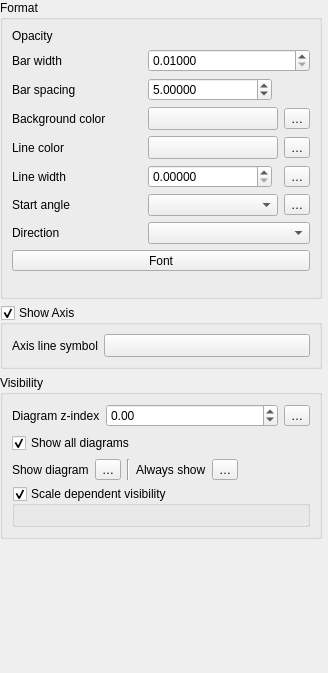
                <widget class="QWidget" name="scrollAreaWidgetContents_5">
                 <property name="geometry">
                  <rect>
                   <x>0</x>
                   <y>0</y>
                   <width>328</width>
                   <height>673</height>
                  </rect>
                 </property>
                 <layout class="QVBoxLayout" name="verticalLayout" stretch="0,0,0,0">
                  <property name="leftMargin">
                   <number>0</number>
                  </property>
                  <property name="topMargin">
                   <number>0</number>
                  </property>
                  <property name="rightMargin">
                   <number>6</number>
                  </property>
                  <property name="bottomMargin">
                   <number>0</number>
                  </property>
                  <item>
                   <widget class="QgsCollapsibleGroupBox" name="mFormatGrpBox">
                    <property name="title">
                     <string>Format</string>
                    </property>
                    <property name="syncGroup">
                     <string notr="true">labelrenderinggroup</string>
                    </property>
                    <layout class="QGridLayout" name="gridLayout_7" rowstretch="0,0,0,0,0,0,0,0,0,0,0">
                     <item row="2" column="0">
                      <widget class="QLabel" name="mBarSpacingLabel">
                       <property name="text">
                        <string>Bar spacing</string>
                       </property>
                      </widget>
                     </item>
                     <item row="3" column="0">
                      <widget class="QLabel" name="mBackgroundColorLabel">
                       <property name="text">
                        <string>Background color</string>
                       </property>
                      </widget>
                     </item>
                     <item row="3" column="1" colspan="2">
                      <widget class="QgsColorButton" name="mBackgroundColorButton">
                       <property name="sizePolicy">
                        <sizepolicy hsizetype="Expanding" vsizetype="Fixed">
                         <horstretch>0</horstretch>
                         <verstretch>0</verstretch>
                        </sizepolicy>
                       </property>
                       <property name="minimumSize">
                        <size>
                         <width>0</width>
                         <height>0</height>
                        </size>
                       </property>
                       <property name="maximumSize">
                        <size>
                         <width>16777215</width>
                         <height>16777215</height>
                        </size>
                       </property>
                       <property name="text">
                        <string/>
                       </property>
                      </widget>
                     </item>
                     <item row="6" column="3">
                      <widget class="QgsPropertyOverrideButton" name="mStartAngleDDBtn">
                       <property name="text">
                        <string>…</string>
                       </property>
                      </widget>
                     </item>
                     <item row="4" column="0">
                      <widget class="QLabel" name="mPenColorLabel">
                       <property name="text">
                        <string>Line color</string>
                       </property>
                      </widget>
                     </item>
                     <item row="0" column="1" colspan="3">
                      <widget class="QgsOpacityWidget" name="mOpacityWidget">
                       <property name="sizePolicy">
                        <sizepolicy hsizetype="Preferred" vsizetype="Fixed">
                         <horstretch>0</horstretch>
                         <verstretch>0</verstretch>
                        </sizepolicy>
                       </property>
                       <property name="focusPolicy">
                        <enum>Qt::StrongFocus</enum>
                       </property>
                      </widget>
                     </item>
                     <item row="6" column="0">
                      <widget class="QLabel" name="mAngleOffsetLabel">
                       <property name="text">
                        <string>Start angle</string>
                       </property>
                      </widget>
                     </item>
                     <item row="6" column="1" colspan="2">
                      <widget class="QComboBox" name="mAngleOffsetComboBox">
                       <property name="sizePolicy">
                        <sizepolicy hsizetype="Expanding" vsizetype="Fixed">
                         <horstretch>0</horstretch>
                         <verstretch>0</verstretch>
                        </sizepolicy>
                       </property>
                      </widget>
                     </item>
                     <item row="4" column="1" colspan="2">
                      <widget class="QgsColorButton" name="mDiagramPenColorButton">
                       <property name="sizePolicy">
                        <sizepolicy hsizetype="Expanding" vsizetype="Fixed">
                         <horstretch>0</horstretch>
                         <verstretch>0</verstretch>
                        </sizepolicy>
                       </property>
                       <property name="minimumSize">
                        <size>
                         <width>120</width>
                         <height>0</height>
                        </size>
                       </property>
                       <property name="maximumSize">
                        <size>
                         <width>16777215</width>
                         <height>16777215</height>
                        </size>
                       </property>
                       <property name="text">
                        <string/>
                       </property>
                      </widget>
                     </item>
                     <item row="7" column="1" colspan="3">
                      <widget class="QComboBox" name="mAngleDirectionComboBox">
                       <property name="sizePolicy">
                        <sizepolicy hsizetype="Expanding" vsizetype="Fixed">
                         <horstretch>0</horstretch>
                         <verstretch>0</verstretch>
                        </sizepolicy>
                       </property>
                      </widget>
                     </item>
                     <item row="1" column="1" colspan="3">
                      <widget class="QgsDoubleSpinBox" name="mBarWidthSpinBox">
                       <property name="decimals">
                        <number>5</number>
                       </property>
                       <property name="minimum">
                        <double>0.010000000000000</double>
                       </property>
                       <property name="maximum">
                        <double>99999.990000000005239</double>
                       </property>
                       <property name="singleStep">
                        <double>0.200000000000000</double>
                       </property>
                       <property name="value">
                        <double>0.010000000000000</double>
                       </property>
                      </widget>
                     </item>
                     <item row="9" column="0" colspan="4">
                      <widget class="QgsFontButton" name="mDiagramFontButton">
                       <property name="sizePolicy">
                        <sizepolicy hsizetype="Expanding" vsizetype="Fixed">
                         <horstretch>0</horstretch>
                         <verstretch>0</verstretch>
                        </sizepolicy>
                       </property>
                       <property name="text">
                        <string>Font</string>
                       </property>
                      </widget>
                     </item>
                     <item row="4" column="3">
                      <widget class="QgsPropertyOverrideButton" name="mLineColorDDBtn">
                       <property name="text">
                        <string>…</string>
                       </property>
                      </widget>
                     </item>
                     <item row="5" column="3">
                      <widget class="QgsPropertyOverrideButton" name="mLineWidthDDBtn">
                       <property name="text">
                        <string>…</string>
                       </property>
                      </widget>
                     </item>
                     <item row="5" column="2">
                      <widget class="QgsUnitSelectionWidget" name="mDiagramLineUnitComboBox" native="true">
                       <property name="focusPolicy">
                        <enum>Qt::StrongFocus</enum>
                       </property>
                      </widget>
                     </item>
                     <item row="2" column="1">
                      <widget class="QgsDoubleSpinBox" name="mBarSpacingSpinBox">
                       <property name="decimals">
                        <number>5</number>
                       </property>
                       <property name="minimum">
                        <double>0.000000000000000</double>
                       </property>
                       <property name="maximum">
                        <double>99999.990000000005239</double>
                       </property>
                       <property name="singleStep">
                        <double>0.200000000000000</double>
                       </property>
                       <property name="value">
                        <double>5.000000000000000</double>
                       </property>
                      </widget>
                     </item>
                     <item row="7" column="0">
                      <widget class="QLabel" name="mAngleDirectionLabel">
                       <property name="text">
                        <string>Direction</string>
                       </property>
                      </widget>
                     </item>
                     <item row="1" column="0">
                      <widget class="QLabel" name="mBarWidthLabel">
                       <property name="text">
                        <string>Bar width</string>
                       </property>
                      </widget>
                     </item>
                     <item row="5" column="0">
                      <widget class="QLabel" name="mPenWidthLabel">
                       <property name="text">
                        <string>Line width</string>
                       </property>
                      </widget>
                     </item>
                     <item row="0" column="0">
                      <widget class="QLabel" name="mOpacityLabel">
                       <property name="minimumSize">
                        <size>
                         <width>130</width>
                         <height>0</height>
                        </size>
                       </property>
                       <property name="text">
                        <string>Opacity</string>
                       </property>
                      </widget>
                     </item>
                     <item row="2" column="2" colspan="2">
                      <widget class="QgsUnitSelectionWidget" name="mBarSpacingUnitComboBox" native="true">
                       <property name="focusPolicy">
                        <enum>Qt::StrongFocus</enum>
                       </property>
                      </widget>
                     </item>
                     <item row="5" column="1">
                      <widget class="QgsDoubleSpinBox" name="mPenWidthSpinBox">
                       <property name="sizePolicy">
                        <sizepolicy hsizetype="Expanding" vsizetype="Fixed">
                         <horstretch>0</horstretch>
                         <verstretch>0</verstretch>
                        </sizepolicy>
                       </property>
                       <property name="decimals">
                        <number>5</number>
                       </property>
                       <property name="maximum">
                        <double>99999.990000000005239</double>
                       </property>
                       <property name="singleStep">
                        <double>0.200000000000000</double>
                       </property>
                      </widget>
                     </item>
                     <item row="3" column="3">
                      <widget class="QgsPropertyOverrideButton" name="mBackgroundColorDDBtn">
                       <property name="text">
                        <string>…</string>
                       </property>
                      </widget>
                     </item>
                     <item row="10" column="0" colspan="4">
                      <widget class="QgsEffectStackCompactWidget" name="mPaintEffectWidget" native="true">
                       <property name="minimumSize">
                        <size>
                         <width>0</width>
                         <height>10</height>
                        </size>
                       </property>
                      </widget>
                     </item>
                    </layout>
                   </widget>
                  </item>
                  <item>
                   <widget class="QgsCollapsibleGroupBox" name="mShowAxisGroupBox">
                    <property name="title">
                     <string>Show Axis</string>
                    </property>
                    <property name="checkable">
                     <bool>true</bool>
                    </property>
                    <layout class="QGridLayout" name="gridLayout_5">
                     <item row="0" column="2">
                      <widget class="QgsSymbolButton" name="mAxisLineStyleButton">
                       <property name="sizePolicy">
                        <sizepolicy hsizetype="Expanding" vsizetype="Fixed">
                         <horstretch>0</horstretch>
                         <verstretch>0</verstretch>
                        </sizepolicy>
                       </property>
                       <property name="text">
                        <string/>
                       </property>
                      </widget>
                     </item>
                     <item row="0" column="0">
                      <widget class="QLabel" name="label_2">
                       <property name="text">
                        <string>Axis line symbol</string>
                       </property>
                      </widget>
                     </item>
                    </layout>
                   </widget>
                  </item>
                  <item>
                   <widget class="QgsCollapsibleGroupBox" name="mVisiblityGrpBox">
                    <property name="title">
                     <string>Visibility</string>
                    </property>
                    <property name="syncGroup">
                     <string notr="true">labelrenderinggroup</string>
                    </property>
                    <layout class="QGridLayout" name="gridLayout_3">
                     <item row="0" column="2">
                      <widget class="QgsPropertyOverrideButton" name="mZOrderDDBtn">
                       <property name="text">
                        <string>…</string>
                       </property>
                      </widget>
                     </item>
                     <item row="0" column="1">
                      <widget class="QgsDoubleSpinBox" name="mZIndexSpinBox">
                       <property name="sizePolicy">
                        <sizepolicy hsizetype="Expanding" vsizetype="Fixed">
                         <horstretch>0</horstretch>
                         <verstretch>0</verstretch>
                        </sizepolicy>
                       </property>
                       <property name="toolTip">
                        <string>Controls how diagrams are drawn on top of each other. Diagrams with a higher z-index are drawn above diagrams and labels with a lower z-index.</string>
                       </property>
                       <property name="minimum">
                        <double>-9999999.000000000000000</double>
                       </property>
                       <property name="maximum">
                        <double>9999999.000000000000000</double>
                       </property>
                      </widget>
                     </item>
                     <item row="0" column="0">
                      <widget class="QLabel" name="label_16">
                       <property name="text">
                        <string>Diagram z-index</string>
                       </property>
                      </widget>
                     </item>
                     <item row="2" column="0" colspan="3">
                      <layout class="QHBoxLayout" name="horizontalLayout_9">
                       <item>
                        <widget class="QLabel" name="mShowDiagramLabel">
                         <property name="enabled">
                          <bool>true</bool>
                         </property>
                         <property name="sizePolicy">
                          <sizepolicy hsizetype="Maximum" vsizetype="Preferred">
                           <horstretch>0</horstretch>
                           <verstretch>0</verstretch>
                          </sizepolicy>
                         </property>
                         <property name="toolTip">
                          <string>Controls whether specific diagrams should be shown</string>
                         </property>
                         <property name="text">
                          <string>Show diagram</string>
                         </property>
                        </widget>
                       </item>
                       <item>
                        <widget class="QgsPropertyOverrideButton" name="mShowDiagramDDBtn">
                         <property name="text">
                          <string>…</string>
                         </property>
                        </widget>
                       </item>
                       <item>
                        <widget class="Line" name="line_4">
                         <property name="orientation">
                          <enum>Qt::Vertical</enum>
                         </property>
                        </widget>
                       </item>
                       <item>
                        <widget class="QLabel" name="mAlwaysShowLabel">
                         <property name="sizePolicy">
                          <sizepolicy hsizetype="Maximum" vsizetype="Preferred">
                           <horstretch>0</horstretch>
                           <verstretch>0</verstretch>
                          </sizepolicy>
                         </property>
                         <property name="toolTip">
                          <string>Controls whether specific diagrams should always be rendered, even when they overlap other diagrams or map labels</string>
                         </property>
                         <property name="text">
                          <string>Always show</string>
                         </property>
                        </widget>
                       </item>
                       <item>
                        <widget class="QgsPropertyOverrideButton" name="mAlwaysShowDDBtn">
                         <property name="text">
                          <string>…</string>
                         </property>
                        </widget>
                       </item>
                       <item>
                        <spacer name="horizontalSpacer_23">
                         <property name="orientation">
                          <enum>Qt::Horizontal</enum>
                         </property>
                         <property name="sizeHint" stdset="0">
                          <size>
                           <width>195</width>
                           <height>20</height>
                          </size>
                         </property>
                        </spacer>
                       </item>
                      </layout>
                     </item>
                     <item row="3" column="0" colspan="3">
                      <widget class="QgsCollapsibleGroupBox" name="mScaleVisibilityGroupBox">
                       <property name="title">
                        <string>Scale dependent visibility</string>
                       </property>
                       <property name="checkable">
                        <bool>true</bool>
                       </property>
                       <layout class="QGridLayout" name="gridLayout_15">
                        <property name="leftMargin">
                         <number>9</number>
                        </property>
                        <property name="topMargin">
                         <number>9</number>
                        </property>
                        <item row="0" column="0">
                         <widget class="QgsScaleRangeWidget" name="mScaleRangeWidget"/>
                        </item>
                       </layout>
                      </widget>
                     </item>
                     <item row="1" column="0" colspan="3">
                      <widget class="QCheckBox" name="mShowAllCheckBox">
                       <property name="toolTip">
                        <string>Always show all diagrams, even when they overlap with each other or other map labels</string>
                       </property>
                       <property name="text">
                        <string>Show all diagrams</string>
                       </property>
                       <property name="checked">
                        <bool>true</bool>
                       </property>
                      </widget>
                     </item>
                    </layout>
                   </widget>
                  </item>
                  <item>
                   <spacer name="verticalSpacer_2">
                    <property name="orientation">
                     <enum>Qt::Vertical</enum>
                    </property>
                    <property name="sizeHint" stdset="0">
                     <size>
                      <width>20</width>
                      <height>40</height>
                     </size>
                    </property>
                   </spacer>
                  </item>
                 </layout>
                </widget>
